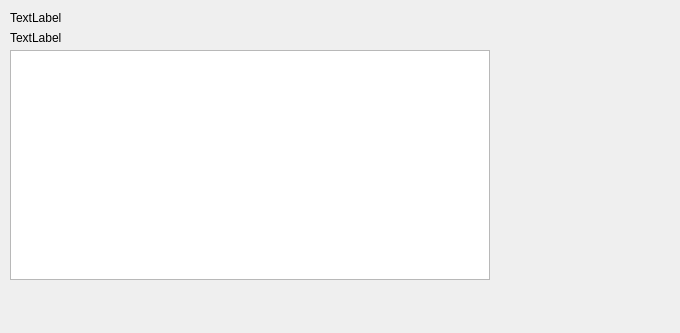
<?xml version="1.0" encoding="UTF-8"?>
<ui version="4.0">
 <class>ManageAccountWidget</class>
 <widget class="QWidget" name="ManageAccountWidget">
  <property name="geometry">
   <rect>
    <x>0</x>
    <y>0</y>
    <width>680</width>
    <height>333</height>
   </rect>
  </property>
  <property name="windowTitle">
   <string>Form</string>
  </property>
  <widget class="QLabel" name="infoLabel">
   <property name="geometry">
    <rect>
     <x>10</x>
     <y>10</y>
     <width>461</width>
     <height>16</height>
    </rect>
   </property>
   <property name="text">
    <string>TextLabel</string>
   </property>
  </widget>
  <widget class="QTableView" name="accountTableView">
   <property name="geometry">
    <rect>
     <x>10</x>
     <y>50</y>
     <width>480</width>
     <height>230</height>
    </rect>
   </property>
  </widget>
  <widget class="QLabel" name="selectionLabel">
   <property name="geometry">
    <rect>
     <x>10</x>
     <y>30</y>
     <width>471</width>
     <height>16</height>
    </rect>
   </property>
   <property name="text">
    <string>TextLabel</string>
   </property>
  </widget>
 </widget>
 <resources/>
 <connections/>
</ui>
